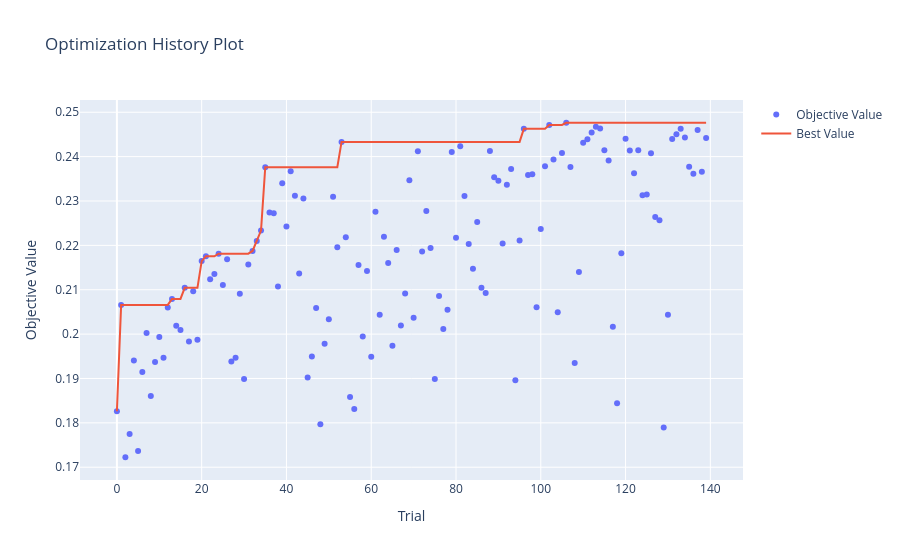

Notebook code cell kept with this figure:
### Code cell
optuna.visualization.plot_optimization_history(optuna_study)

### Figure 1 — Plotly figure (JSON) as saved in the notebook; plotly's stock layout.template omitted (floating-point values rounded to 4 significant figures; data arrays with more than 128 entries replaced by an {"elided": "..."} marker saying what was removed)
{"data": [{"mode": "markers", "name": "Objective Value", "type": "scatter", "x": {"elided": "140 int values"}, "y": {"elided": "140 float values"}}, {"mode": "lines", "name": "Best Value", "type": "scatter", "x": {"elided": "140 int values"}, "y": {"elided": "140 float values"}}, {"marker": {"color": "#cccccc"}, "mode": "markers", "name": "Infeasible Trial", "showlegend": false, "type": "scatter", "x": [], "y": []}], "layout": {"title": {"text": "Optimization History Plot"}, "xaxis": {"title": {"text": "Trial"}}, "yaxis": {"title": {"text": "Objective Value"}}}}
